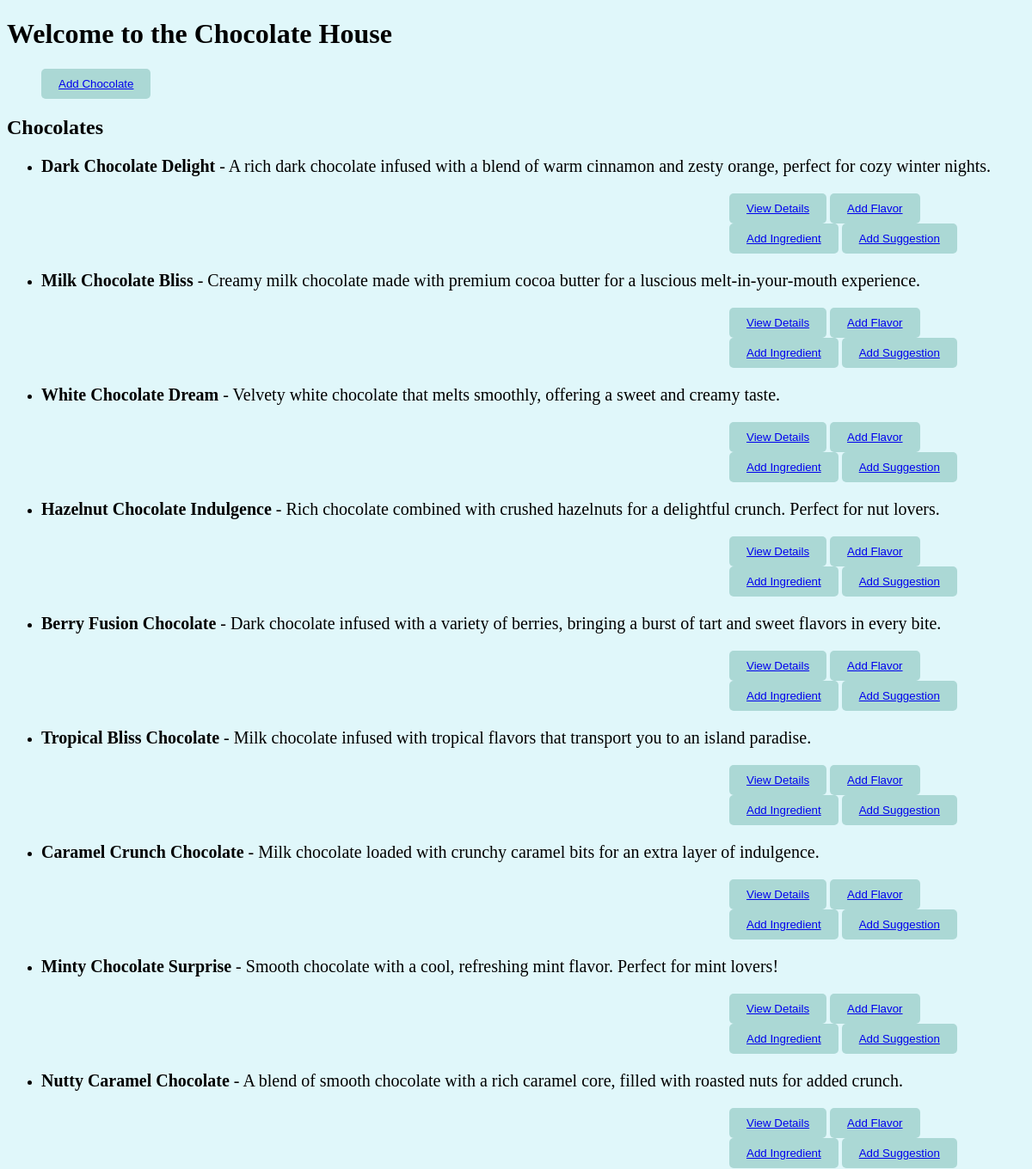
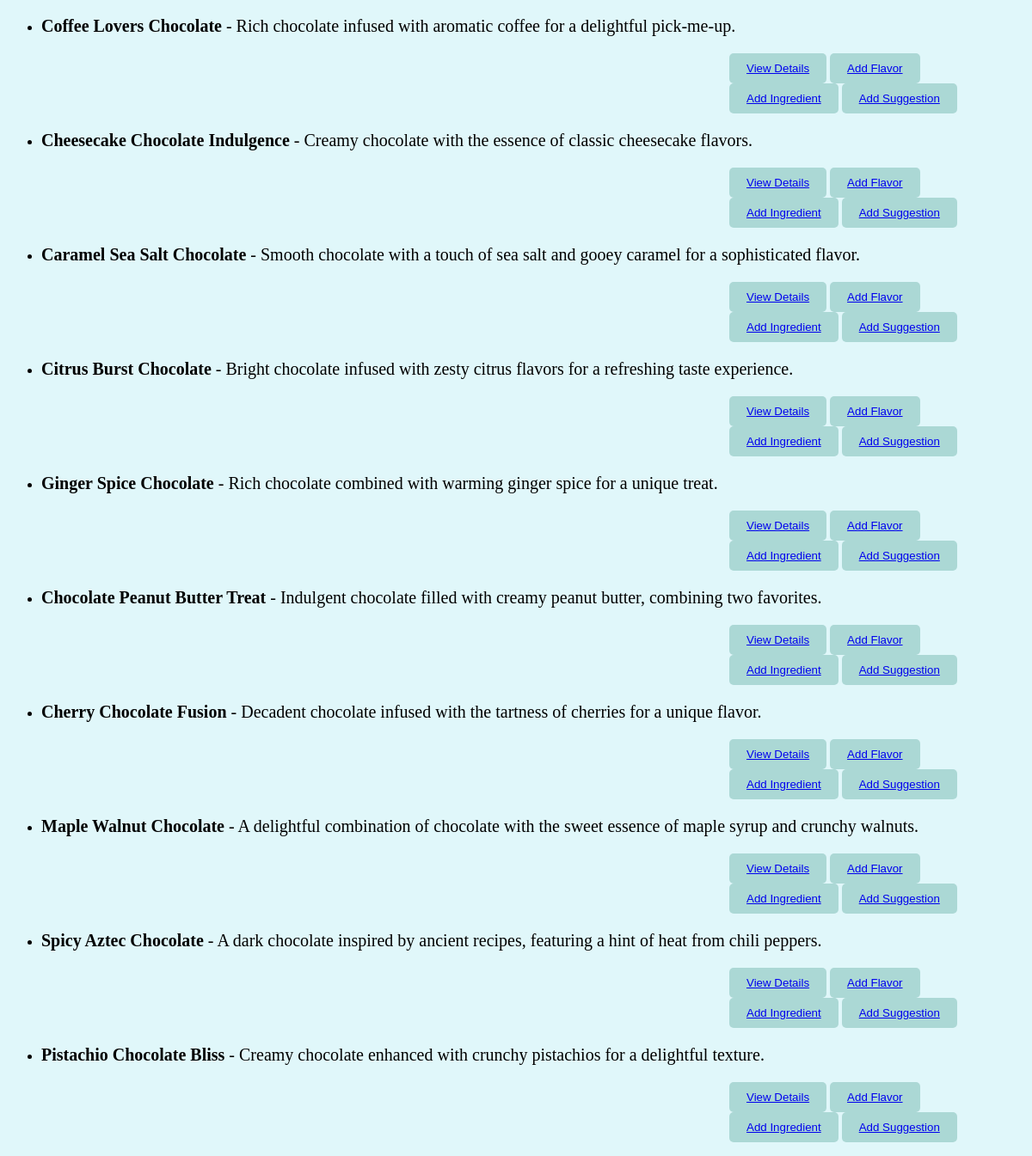
The page / on the database its author committed (2 pictures, top to bottom).
### chocolate/models.py (models this page shows, shortened)
class Chocolate(models.Model):
    name = models.CharField(max_length=100)
    description = models.TextField()

### chocolate/views.py (the view)
# urls.py: path('', index, name='index'),
def index(request):
    chocolates = Chocolate.objects.all()
    return render(request, 'index.html', {'chocolates': chocolates})

### chocolate/templates/index.html (shortened to what this page needs)
<!DOCTYPE html>
<html lang="en">
<head>
</head>
<body>
    <h1>Welcome to the Chocolate House </h1>
    <nav>
        <ul>
            <button class="custom-button"><a href="{% url 'add_chocolate' %}">Add Chocolate</a></button>
        </ul>
    </nav>
    <h2>Chocolates</h2>
    <ul>
        {% for chocolate in chocolates %}
            <li>
               <p class="large-text"><b>{{ chocolate.name }}</b> - {{ chocolate.description }}</p><p style="padding-left: 800px;">
                <button class="custom-button"><a href="{% url 'view_entries' chocolate.id %}">View Details</a></button>
                <button class="custom-button"><a href="{% url 'add_flavor' chocolate.id %}">Add Flavor</a></button>
                <button class="custom-button"><a href="{% url 'add_ingredient' chocolate.id %}">Add Ingredient</a></button>
                <button class="custom-button"><a href="{% url 'add_suggestion' chocolate.id %}">Add Suggestion</a></button></p>
            </li>
        {% endfor %}
    </ul>
</body>
</html>

### chocolate/templates/index.html (style rules this page uses)
p.large-text { font-size: 20px; }
body { background-color: #e0f7fa; }
.custom-button { background-color: #8cc6bfa0; color: white; padding: 10px 20px; border: none; border-radius: 5px; cursor: pointer; }

### rows shown on the page
Chocolate: name "Dark Chocolate Delight", description "A rich dark chocolate infused with a blend of warm cinnamon and zesty orange, perfect for cozy winter nights."
Chocolate: name "Milk Chocolate Bliss", description "Creamy milk chocolate made with premium cocoa butter for a luscious melt-in-your-mouth experience."
Chocolate: name "White Chocolate Dream", description "Velvety white chocolate that melts smoothly, offering a sweet and creamy taste."
Chocolate: name "Hazelnut Chocolate Indulgence", description "Rich chocolate combined with crushed hazelnuts for a delightful crunch. Perfect for nut lovers."
Chocolate: name "Berry Fusion Chocolate", description "Dark chocolate infused with a variety of berries, bringing a burst of tart and sweet flavors in every bite."
Chocolate: name "Tropical Bliss Chocolate", description "Milk chocolate infused with tropical flavors that transport you to an island paradise."
Chocolate: name "Caramel Crunch Chocolate", description "Milk chocolate loaded with crunchy caramel bits for an extra layer of indulgence."
Chocolate: name "Minty Chocolate Surprise", description "Smooth chocolate with a cool, refreshing mint flavor. Perfect for mint lovers!"
Chocolate: name "Nutty Caramel Chocolate", description "A blend of smooth chocolate with a rich caramel core, filled with roasted nuts for added crunch."
Chocolate: name "Coffee Lovers Chocolate", description "Rich chocolate infused with aromatic coffee for a delightful pick-me-up."
Chocolate: name "Cheesecake Chocolate Indulgence", description "Creamy chocolate with the essence of classic cheesecake flavors."
Chocolate: name "Caramel Sea Salt Chocolate", description "Smooth chocolate with a touch of sea salt and gooey caramel for a sophisticated flavor."
Chocolate: name "Citrus Burst Chocolate", description "Bright chocolate infused with zesty citrus flavors for a refreshing taste experience."
Chocolate: name "Ginger Spice Chocolate", description "Rich chocolate combined with warming ginger spice for a unique treat."
Chocolate: name "Chocolate Peanut Butter Treat", description "Indulgent chocolate filled with creamy peanut butter, combining two favorites."
Chocolate: name "Cherry Chocolate Fusion", description "Decadent chocolate infused with the tartness of cherries for a unique flavor."
Chocolate: name "Maple Walnut Chocolate", description "A delightful combination of chocolate with the sweet essence of maple syrup and crunchy walnuts."
Chocolate: name "Spicy Aztec Chocolate", description "A dark chocolate inspired by ancient recipes, featuring a hint of heat from chili peppers."
Chocolate: name "Pistachio Chocolate Bliss", description "Creamy chocolate enhanced with crunchy pistachios for a delightful texture."
